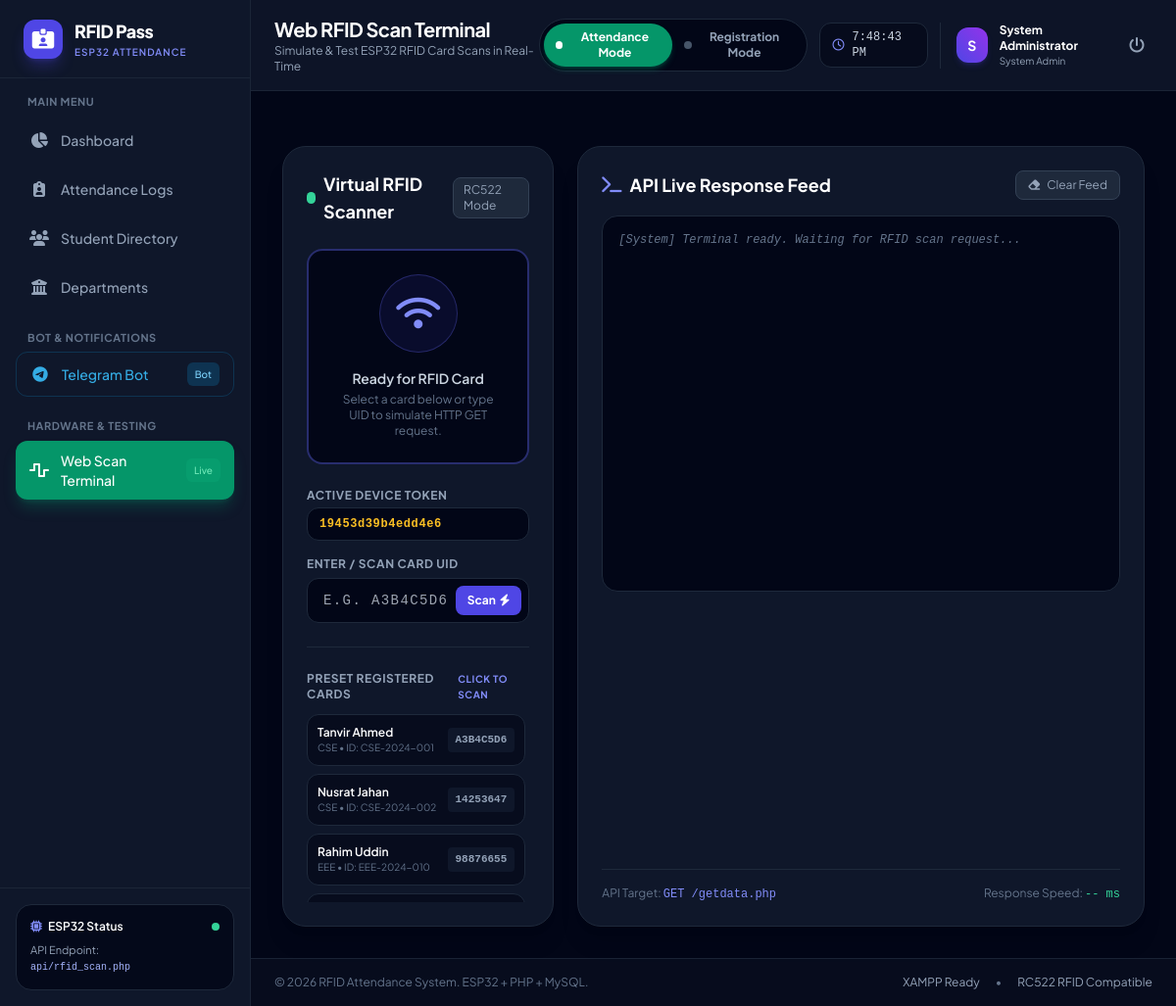
Screenshot of /rfid_terminal.php (signed in) with the database file from the repository.
### tables this page shows
CREATE TABLE IF NOT EXISTS `system_mode` (
    `id` INT PRIMARY KEY DEFAULT 1,
    `device_mode` ENUM('ATTENDANCE', 'REGISTRATION') DEFAULT 'ATTENDANCE',
    `device_token` VARCHAR(50) DEFAULT '19453d39b4edd4e6',
    `last_scanned_uid` VARCHAR(50) NULL,
    `last_scanned_at` TIMESTAMP NULL,
    `updated_at` TIMESTAMP DEFAULT CURRENT_TIMESTAMP ON UPDATE CURRENT_TIMESTAMP
);

CREATE TABLE IF NOT EXISTS `students` (
    `id` INT AUTO_INCREMENT PRIMARY KEY,
    `student_id` VARCHAR(30) NOT NULL UNIQUE,
    `card_uid` VARCHAR(50) NOT NULL UNIQUE,
    `name` VARCHAR(100) NOT NULL,
    `email` VARCHAR(100) NULL,
    `phone` VARCHAR(20) NULL,
    `dept_id` INT NOT NULL,
    `gender` ENUM('Male', 'Female', 'Other') DEFAULT 'Male',
    `status` ENUM('Active', 'Inactive') DEFAULT 'Active',
    `created_at` TIMESTAMP DEFAULT CURRENT_TIMESTAMP,
    FOREIGN KEY (`dept_id`) REFERENCES `departments`(`id`) ON DELETE CASCADE
);

CREATE TABLE IF NOT EXISTS `departments` (
    `id` INT AUTO_INCREMENT PRIMARY KEY,
    `dept_code` VARCHAR(20) NOT NULL UNIQUE,
    `dept_name` VARCHAR(100) NOT NULL,
    `description` TEXT NULL,
    `created_at` TIMESTAMP DEFAULT CURRENT_TIMESTAMP
);

### rfid_terminal.php (the view, shortened to what this page needs)
<?php
require_once 'includes/header.php';
$students_stmt = $pdo->query("
    SELECT s.id, s.name, s.student_id, s.card_uid, d.dept_code
    FROM students s
    JOIN departments d ON s.dept_id = d.id
    ORDER BY s.id ASC
");
$test_students = $students_stmt->fetchAll();
$active_token = $pdo->query("SELECT device_token FROM system_mode WHERE id = 1 LIMIT 1")->fetchColumn() ?: '19453d39b4edd4e6';
?>
<div class="grid grid-cols-1 lg:grid-cols-3 gap-6">
    <div class="lg:col-span-1 bg-slate-900 border border-slate-800 rounded-3xl p-6 shadow-xl flex flex-col justify-between">
        <div>
            <div class="flex items-center justify-between mb-6">
                <div class="flex items-center gap-2">
                    <span class="w-3 h-3 rounded-full bg-emerald-400 animate-ping"></span>
                    <h2 class="text-lg font-bold text-white">Virtual RFID Scanner</h2>
                </div>
                <span class="text-xs bg-slate-800 text-slate-400 px-2.5 py-1 rounded-lg border border-slate-700">RC522 Mode</span>
            </div>
            <div id="scan-terminal-box" class="bg-slate-950 border-2 border-indigo-500/40 rounded-2xl p-6 text-center transition-all duration-300 relative overflow-hidden group">
                <div class="w-20 h-20 mx-auto rounded-full bg-indigo-600/10 border border-indigo-500/30 flex items-center justify-center text-indigo-400 text-3xl mb-4 group-hover:scale-110 transition-transform">
                    <i class="fa-solid fa-wifi text-4xl"></i>
                </div>
                <h3 class="text-sm font-semibold text-slate-300">Ready for RFID Card</h3>
                <p class="text-xs text-slate-500 mt-1">Select a card below or type UID to simulate HTTP GET request.</p>
            </div>
            <form id="rfid-scan-form" class="mt-6 space-y-4">
                <div>
                    <label class="block text-xs font-bold uppercase tracking-wider text-slate-400 mb-1">Active Device Token</label>
                    <input type="text" id="device_token_input" value="<?= htmlspecialchars($active_token) ?>" readonly
                        class="w-full px-3 py-2 bg-slate-950 border border-slate-800 rounded-xl text-amber-400 font-mono text-xs font-bold tracking-wider">
                </div>
                <div>
                    <label class="block text-xs font-bold uppercase tracking-wider text-slate-400 mb-1.5">Enter / Scan Card UID</label>
                    <div class="relative">
                        <input type="text" id="card_uid_input" placeholder="e.g. A3B4C5D6" required autofocus
                            class="w-full pl-4 pr-12 py-3 bg-slate-950 border border-slate-800 rounded-xl focus:outline-none focus:border-indigo-500 text-white font-mono uppercase tracking-widest text-sm">
                        <button type="submit" class="absolute right-2 top-2 bottom-2 px-3 bg-indigo-600 hover:bg-indigo-500 text-white text-xs font-bold rounded-lg transition flex items-center gap-1">
                            <span>Scan</span>
                            <i class="fa-solid fa-bolt text-xs"></i>
                        </button>
                    </div>
                </div>
            </form>
        </div>
        <div class="mt-6 pt-6 border-t border-slate-800">
            <h4 class="text-xs font-bold uppercase tracking-wider text-slate-400 mb-3 flex items-center justify-between">
                <span>Preset Registered Cards</span>
                <span class="text-[10px] text-indigo-400">Click to scan</span>
            </h4>
            <div class="space-y-2 max-h-48 overflow-y-auto pr-1">
                <?php foreach ($test_students as $st): ?>
                    <button type="button" onclick="simulateCardScan('<?= htmlspecialchars($st['card_uid']) ?>')"
                        class="w-full flex items-center justify-between p-2.5 rounded-xl bg-slate-950/60 hover:bg-indigo-600/20 border border-slate-800 hover:border-indigo-500/40 transition text-left group">
                        <div>
                            <div class="text-xs font-semibold text-white group-hover:text-indigo-300"><?= htmlspecialchars($st['name']) ?></div>
                            <div class="text-[10px] text-slate-500"><?= htmlspecialchars($st['dept_code']) ?> • ID: <?= htmlspecialchars($st['student_id']) ?></div>
                        </div>
                        <span class="text-[11px] font-mono font-bold bg-slate-900 group-hover:bg-indigo-600 group-hover:text-white px-2 py-1 rounded text-slate-400 transition">
                            <?= htmlspecialchars($st['card_uid']) ?>
                        </span>
                    </button>
                <?php endforeach; ?>
            </div>
        </div>
    </div>
    <div class="lg:col-span-2 bg-slate-900 border border-slate-800 rounded-3xl p-6 shadow-xl flex flex-col justify-between">
        <div>
            <div class="flex items-center justify-between mb-4">
                <h2 class="text-lg font-bold text-white flex items-center gap-2">
                    <i class="fa-solid fa-terminal text-indigo-400"></i> API Live Response Feed
                </h2>
                <button onclick="clearTerminalLogs()" class="text-xs text-slate-400 hover:text-white bg-slate-800 px-3 py-1.5 rounded-lg border border-slate-700 transition">
                    <i class="fa-solid fa-eraser mr-1"></i> Clear Feed
                </button>
            </div>
            <div id="terminal-log-output" class="bg-slate-950 border border-slate-800 rounded-2xl p-4 h-96 overflow-y-auto font-mono text-xs space-y-3">
                <div class="text-slate-500 italic">[System] Terminal ready. Waiting for RFID scan request...</div>
            </div>
        </div>
        <div class="mt-4 pt-4 border-t border-slate-800 flex items-center justify-between text-xs text-slate-500">
            <div>API Target: <code class="text-indigo-400">GET /getdata.php</code></div>
            <div>Response Speed: <span id="response-speed" class="text-emerald-400 font-mono">-- ms</span></div>
        </div>
    </div>
</div>
<?php require_once 'includes/footer.php'; ?>

### rows the page displays
system_mode: device_token "19453d39b4edd4e6"
students: name "Tanvir Ahmed", dept.dept_code "CSE", student "CSE-2024-001", card_uid "A3B4C5D6"
students: name "Nusrat Jahan", dept.dept_code "CSE", student "CSE-2024-002", card_uid "14253647"
students: name "Rahim Uddin", dept.dept_code "EEE", student "EEE-2024-010", card_uid "98876655"

### other values shown
$page_title "Web RFID Scan Terminal"
$page_subtitle "Simulate & Test ESP32 RFID Card Scans in Real-Time"
substr($_SESSION['admin_fullname'] ?? 'A', 0, 1) "S"
$_SESSION['admin_fullname'] "System Administrator"
